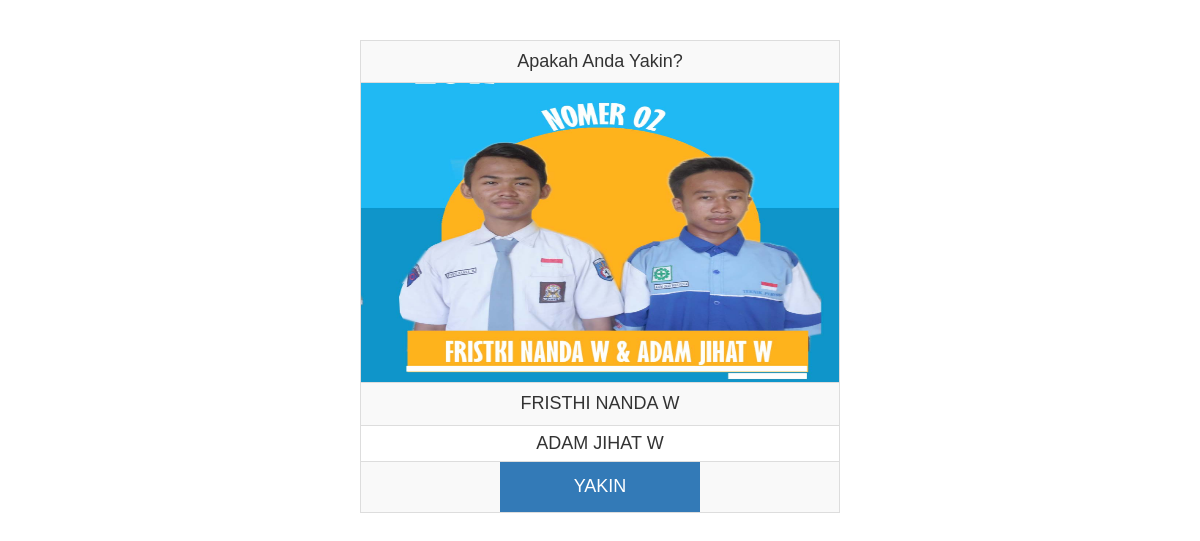
Page /yakin.php?id=2 on the committed database.
### tables this page shows
CREATE TABLE IF NOT EXISTS `calon` (
  `id` int(10) NOT NULL AUTO_INCREMENT,
  `nomor_urut` int(10) NOT NULL,
  `nama_ketua` varchar(100) NOT NULL,
  `nama_wakil` varchar(100) NOT NULL,
  `foto` varchar(100) NOT NULL,
  `suara` int(255) NOT NULL,
  PRIMARY KEY (`id`)
);

### yakin.php (the view, shortened to what this page needs)
<?php require_once('Connections/koneksi.php');
?>
<?php
if (!function_exists("GetSQLValueString")) {
function GetSQLValueString($theValue, $theType, $theDefinedValue = "", $theNotDefinedValue = "")
{
  $theValue = function_exists("mysql_real_escape_string") ? mysql_real_escape_string($theValue) : mysql_escape_string($theValue);
  switch ($theType) {
    case "long":
    case "int":
      $theValue = ($theValue != "") ? intval($theValue) : "NULL";
      break;
  }
  return $theValue;
}
}
$editFormAction = $_SERVER['PHP_SELF'];
if (isset($_SERVER['QUERY_STRING'])) {
  $editFormAction .= "?" . htmlentities($_SERVER['QUERY_STRING']);
}
$colname_rs_yakin = "-1";
if (isset($_GET['id'])) {
  $colname_rs_yakin = $_GET['id'];
}
$query_rs_yakin = sprintf("SELECT * FROM calon WHERE id = %s", GetSQLValueString($colname_rs_yakin, "int"));
$rs_yakin = mysql_query($query_rs_yakin, $koneksi) or die(mysql_error());
$row_rs_yakin = mysql_fetch_assoc($rs_yakin);
?>
<!DOCTYPE html PUBLIC "-//W3C//DTD XHTML 1.0 Transitional//EN" "http://www.w3.org/TR/xhtml1/DTD/xhtml1-transitional.dtd">
<html xmlns="http://www.w3.org/1999/xhtml">
<head>
<link href="css/bootstrap.css" rel="stylesheet" type="text/css" />
</head>
<body>
<form action="<?php echo $editFormAction; ?>" method="post" name="form1" id="form1">
    <p>&nbsp; </p>
  <div align="center">
    <table width="40%" height="300" border="0" style="" class="table-bordered table-striped" style="margin: 40px; display: inline-table; font-size: 18px; margin-bottom: 50px;">
      <tr>
        <td height="42" colspan="2"><div align="center">Apakah Anda Yakin?</div></td>
      </tr>
      <tr>
        <td height="300" colspan="2"><img src="gambar/<?php echo $row_rs_yakin['foto']; ?>" height="100%" width="100%"/></td>
      </tr>
      <tr>
        <td width="50%" height="43"><div align="center"><?php echo $row_rs_yakin['nama_ketua']; ?></div></td>
      </tr>
      <tr>
        <td height="36"><div align="center"><?php echo $row_rs_yakin['nama_wakil']; ?></div></td>
      </tr>
      <tr>
        <td colspan="2"><div align="center" style="height: 100%">
          <input type="submit" name="button" id="pilih" value="YAKIN" class=" btn-primary" style=" border: none; height: 50px; width: 200px;" />
        </div></td>
      </tr>
    </table>
  </div>
</form>
<p>&nbsp;</p>
</body>
</html>

### rows in the picture
calon: foto (picture), nama_ketua "FRISTHI NANDA W", nama_wakil "ADAM JIHAT W"
